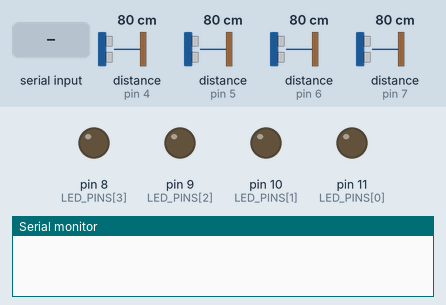
This sketch was run on a simulated Arduino Uno, built with avr-gcc and run on an emulated ATmega328P. On the bench: output pins drawn as LEDs (lit = HIGH), the last lines printed to the serial monitor. Wiring (inferred from the names in the program): 4 × ultrasonic range finder: trigger pin 4, echo pin 4 / trigger pin 5, echo pin 5 / trigger pin 6, echo pin 6 / trigger pin 7, echo pin 7. The inputs (shaded band) are chosen by the test bench; at power-on: distance to the obstacle (sensors on pin 5, pin 4, pin 6, pin 7) 80 cm. The echo pulse lasts 58.3 µs per cm; random numbers use the default seed unless the sketch sets one.

Above: at 1.2 s.
1.3 s: distance to the obstacle (sensor on pin 5) set to 2 cm
3.6 s: "1\n" received over Serial
6.6 s: "0\n" received over Serial
At 8.77 s:
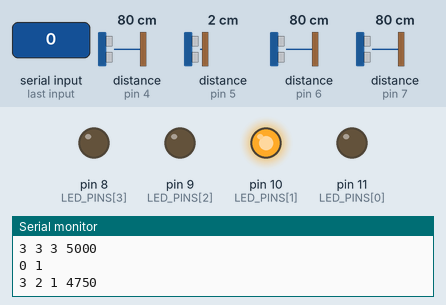
9.6 s: "2\n" received over Serial
Timing chart, 0 to 12.1 s (numbered marks = the images above; inputs shaded):
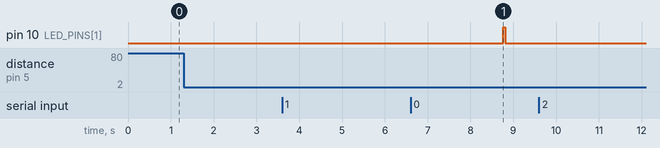

Measured:
- after the input at 6.6 s, pin 10 (LED_PINS[1]): LOW → HIGH after 2.2 s, → LOW 0.04 s later

The sketch:

protect-the-researchers.ino
```cpp
// --------------- Error codes ---------------

static const int UNKNOWN_PACKET_ID = 0;
static const int INVALID_GAME_STATE = 1;
static const int INVALID_ROUND_STATE = 2;
static const int DEBUG_MODE = 3;
static const int PLACEHOLDER = 4;

// ---------- Protocol handling primitives ------------

// Counts the number of space-separate arguments in the given string
static int get_argc(String input) {
    int cnt = 1; // Count the last arg first
    for (char c : input) {
        if (c == ' ') {
            cnt++;
        }
    }

    return cnt;
}

// Fills the given (empty!) array with each space-separated
// argument from the input string
// argc obtained from get_argc(...), of course
static void parse_args(String args[], String input, int argc) {
    String tmp_str = "";
    for (int i = 0, idx = 0; i < argc; i++) {
        for (; idx < input.length(); idx++) {
            char c = input[idx];
            if (c != ' ') {
                tmp_str.concat(input[idx]);
            } else {
                break;
            }
        }

        args[i] = tmp_str;
        tmp_str = "";
        idx++;
    }
}

// Fill components array, which contains only the message contents
// (not the ID, which prefixes the message as a sort of header)
static void populate_components(String components[], String args[], int argc) {
    for (int cmp_idx = 0, arg_idx = 1; arg_idx < argc; cmp_idx++, arg_idx++) {
        components[cmp_idx] = args[arg_idx];
    }
}

// ---------- Packet egress wrappers ----------

static const String TRUE_STR = "true";
static const String FALSE_STR = "false";

// Converts a boolean into a "true" or "false" string
static String bool_to_str(bool b) {
    return b ? TRUE_STR : FALSE_STR;
}

// Convert a "true" or "false" string to bool
static bool str_to_bool(String str) {
    return str == TRUE_STR;
}

// Sends a message indicating that an error as occurred
// using the given arbitrary error code to help debugging
static void send_error_packet(int ec) {
    String ec_str = String(ec);
    Serial.println("1 " + ec_str);
}

// Sends an input status message, which tells the app
// what input was received (or not received)
static void send_input_status(int in_status) {
    String in_status_str = String(in_status);
    Serial.println("0 " + in_status_str);
}

// Indicate to the app that the game state has changed to
// switch screens to the correct game mode
static void send_start_game(int game_mode) {
    String game_mode_str = String(game_mode);
    Serial.println("2 " + game_mode_str);
}

// Indicates to the app that a new round for a single
// input has started
static void send_start_round(int lives_remaining, int shape, long round_duration_millis) {
    String lives_remaining_str = String(lives_remaining);
    String shape_str = String(shape);
    String duration_str = String(round_duration_millis);
    Serial.println("3 " + lives_remaining_str + " " + shape_str + " " + round_duration_millis);
}

// Indicates that a new threat (set of rounds) has started
// for a string of inputs
static void send_start_threat() {
    Serial.println("4");
}

// Indicates that the game has ended given whether or not
// the player on this Arduino has won
static void send_end_game(bool win) {
    String win_str = bool_to_str(win);
    Serial.println("5 " + win_str);
}

// Indicates that the game should be reset and the game
// state stored by the app should be cleared
static void send_game_reset() {
    Serial.println("6");
}

// ------------ Packet handling --------------

// Handles notification to set this arduino as the "computer"
// player and therefore this arduino will produce output
// rather than listening for it
static void handle_cpu_notif();

// Handles the notification that the other player has "caught
// up" to this arduino and the next threat can be presented
static void handle_threat_proceed();

// Handles the game being ended by the other player
static void handle_game_end(String components[]);

// Performs high-level processing (i.e. deciding what the
// game should do as a result of receiving the message)
static void handle_msg(int id, String components[]) {
    switch (id) {
        case 0:
            handle_cpu_notif();
            break;
        case 1:
            handle_threat_proceed();
            break;
        case 2:
            handle_game_end(components);
            break;
        default:
            send_error_packet(UNKNOWN_PACKET_ID);
    }
}

// Reads raw serial input and then decodes messages
// coming from the app and then passes it off to handle_msg(...)
static void ingest_packets() {
    while (Serial.available() > 0) {
        String input = Serial.readStringUntil('\n');
        int argc = get_argc(input);

        String args[argc];
        parse_args(args, input, argc);

        int packet_id = args[0].toInt();
        String components[argc - 1];
        populate_components(components, args, argc);

        handle_msg(packet_id, components);
    }
}

// --------------- Sonar handling -----------------

// 3000 usec timeout, ultrasound stops working too well sometime around 2500 usec
static const int PULSE_MAX_WAIT_USEC = 1000;
static const int SONAR_SAMPLE_SIZE = 20;

// Sends a ping and measures the RTT for the ping
// to reach the distance sensor
// Based on: https://dronebotworkshop.com/hc-sr04-ultrasonic-distance-sensor-arduino/
static float sonar_rtt(int pin) {
    pinMode(pin, OUTPUT);
    digitalWrite(pin, LOW);
    delayMicroseconds(2);
    digitalWrite(pin, HIGH);
    delayMicroseconds(10);
    digitalWrite(pin, LOW);

    pinMode(pin, INPUT);
    return pulseIn(pin, HIGH, PULSE_MAX_WAIT_USEC);
}

// Samples the "default" distance measured by the ultrasonic
// sensors and fills the given mean and stdev arrays with the
// data
static void sonar_rtt_sample(int pin, double *mean, double *stdev) {
    float sample_data[SONAR_SAMPLE_SIZE];
    for (int i = 0; i < SONAR_SAMPLE_SIZE; i++) {
        float rtt = sonar_rtt(pin);
        *mean += rtt;
        sample_data[i] = rtt;

        // Something to do with pulse rtt from the last round
        // interfering with the measurement sometimes
        delay(1);
    }
    *mean /= SONAR_SAMPLE_SIZE;

    for (float rtt : sample_data) {
        *stdev += (rtt - *mean) * (rtt - *mean);
    }
    *stdev = sqrt(*stdev / (SONAR_SAMPLE_SIZE - 1));
}

// --------------- Protocol constants ----------------

static const int PLAYER_LEFT = 0;
static const int PLAYER_RIGHT = 1;

static const int SHAPE_SQUARE = 0;
static const int SHAPE_STAR = 1;
static const int SHAPE_TRIANGLE = 2;
static const int SHAPE_HEXAGON = 3;

static const bool SINGLE_PLAYER = true;
static const bool MULTI_PLAYER = false;

static const int IN_STATUS_CORRECT = 0;
static const int IN_STATUS_INCORRECT = 1;
static const int IN_STATUS_TIME_OUT = 2;

static const bool END_GAME_WIN = true;
static const bool END_GAME_LOSE = false;

// ---------------- Arduino program -------------------

static const long BAUD = 2000000;
static const bool DEBUG = false;

static const int SINGLE_PLAYER_BTN_PIN = 12;
static const int SLOT_COUNT = 4;
const int SONAR_PINS[] = { 7, 6, 5, 4 };
const int SHAPE_IDX_MAP[] = { SHAPE_SQUARE, SHAPE_STAR, SHAPE_TRIANGLE, SHAPE_HEXAGON };
const int LED_PINS[] = { 11, 10, 9, 8 };
static const double STDEV_MUL = 5;
static const float DELTA_THRESH = 100;

static const int GAME_STATE_AWAIT_START = -1;
static const int GAME_STATE_START = 0;
static const int GAME_STATE_RUNNING = 1;
static const int GAME_STATE_END = 2;

static const int TOTAL_THREATS = 3;
static const int INITIAL_ROUNDS_REQ = 5;
static const int INITIAL_LIVES = 3;

static const int ROUND_STATE_START = 0;
static const int ROUND_STATE_RUNNING = 1;
static const int ROUND_STATE_END = 2;
static const int ROUND_STATE_EXIT = 3;

static const long INITIAL_ROUND_LIMIT_MS = 5000;
static const long ROUND_LIMIT_DECR_MS = 250;
static const long ROUND_INTERIM_PAUSE_MS = 2000;

static const int END_STATE_PROCEED = 0;
static const int END_STATE_WIN = 1;
static const int END_STATE_LOSE = 2;
static const int END_STATE_NOTIFIED = 3;

static const long INPUT_CHANCE_NUM = 1;
static const long INPUT_CHANCE_DEN = 30000;
static const long INPUT_CORRECT_NUM = 50;
static const long INPUT_CORRECT_DEN = 100;

double sonar_rtt_means[SLOT_COUNT] = {};
double sonar_rtt_stdev[SLOT_COUNT] = {}; // Unused, this turns out to be really unreliable

bool is_cpu = false;
bool is_threat_waiting = false;

bool is_credits = false;
int game_state = GAME_STATE_AWAIT_START;
int end_state = END_STATE_PROCEED;

int threat_num = 0;
int rounds_req = INITIAL_ROUNDS_REQ;
int rounds_complete = INITIAL_ROUNDS_REQ;

int round_state = ROUND_STATE_START;
int expected_shape;
unsigned long round_begin_ms;
static void start_timer() { round_begin_ms = millis(); }
unsigned long cur_round_limit_ms = INITIAL_ROUND_LIMIT_MS;

int lives_remaining = INITIAL_LIVES;

void setup() {
    Serial.begin(BAUD);

    pinMode(SINGLE_PLAYER_BTN_PIN, INPUT);

    for (int i = 0; i < SLOT_COUNT; i++) {
        pinMode(LED_PINS[i], OUTPUT);
        digitalWrite(LED_PINS[i], LOW);
    }

    // Let console know we're in debug mode, just in case
    if (DEBUG) {
        send_error_packet(DEBUG_MODE);
    }
}

// Packet handling function definitions

static void handle_cpu_notif() {
    is_cpu = true;

    // The other arduino has started the game, enter
    // start game mode
    start_timer();
    game_state = GAME_STATE_START;
}

static void handle_threat_proceed() {
    start_timer();
    is_threat_waiting = false;
}

static void handle_game_end(String components[]) {
    end_state = END_STATE_NOTIFIED;

    start_timer();
    round_state = ROUND_STATE_EXIT;
}

// This looks a little unwieldy but trust me this is a lot easier to maintain
// once you get the hang of it

// The game is a state machine, this allows the Arduino to be responsive to
// any messages being sent to it from the app (at the time of writing, nothing
// is being sent actually, so this might not even be useful in the future).
// The key is to reduce the latency and prevent using delay*() which will stall
// the Arduino and prevent it from doing ANYTHING - things such as checking with
// the sensors will be put on hold, so things can be missed here.

// The game state goes basically from pre_start -> start -> run -> end.
// With minimal use of objects, a state machine allows the code to be pretty darn
// clean and allows for a very basic level of separation of responsibility. It
// is easy to understand the lifecycle and to do control flow using a state machine.
// On top of that, it allows me to make changes to each stage independent to other
// stages, thereby making it extremely flexible and easy to change as we are still
// prototyping and figuring out what features to and not to implement at the time
// of writing this.

// The run phase is a state machine inside the state machine. While the game is in
// the run phase, it will handle rounds in exactly the same way with a start round ->
// run round -> and end round. Again, this allows for the greatest level of
// responsiveness and utilization of the loop function without having to rely on
// the hardware to keep time.

int await_start_game_func() {
    for (int i = 0; i < SLOT_COUNT; i++) {
        int pin = SONAR_PINS[i];
        int rtt = sonar_rtt(pin);
        if (rtt > 0) {
            int shape = SHAPE_IDX_MAP[i];
            if (shape == SHAPE_TRIANGLE) {
                if (is_credits) {
                    delay(250);
                    is_credits = false;
                    send_start_game(2);
                } else {
                    send_start_game(0);
                    return GAME_STATE_START;
                }
            } else if (shape == SHAPE_SQUARE) {
                if (!is_credits) {
                    send_start_game(1);
                    return GAME_STATE_START;
                }
            } else if (shape == SHAPE_STAR) {
                if (!is_credits) {
                    is_credits = true;
                    send_start_game(2);
                }
            }
        }
    }

    return GAME_STATE_AWAIT_START;
}

int start_game_func() {
    // Allow the start game screen to linger some before
    // actually beginning any logic
    long cur_ms = millis();
    long elapsed_ms = cur_ms - round_begin_ms;
    if (elapsed_ms < ROUND_INTERIM_PAUSE_MS) {
        return GAME_STATE_START;
    }

    round_state = ROUND_STATE_START;

    // Resample the unobstructed ultrasound at the beginning
    // of the game, just in case
    for (int i = 0; i < SLOT_COUNT; i++) {
        sonar_rtt_sample(SONAR_PINS[i],
                sonar_rtt_means + i,
                sonar_rtt_stdev + i);
        sonar_rtt_stdev[i] *= STDEV_MUL;
    }

    return GAME_STATE_RUNNING;
}

int start_round_func() {
    // The number of rounds to end the threat has elapsed
    // with the player entering everything in correctly
    if (rounds_complete == rounds_req) {
        // Start a timer
        start_timer();

        // If this is the last threat, end the game;
        // the player has won
        if (threat_num == TOTAL_THREATS) {
            // Notify the app
            send_end_game(END_GAME_WIN);
            end_state = END_STATE_WIN;

            return ROUND_STATE_END;
        }

        // Notify the app that a new threat has started
        // and advance the game state accordingly
        send_start_threat();
        threat_num++;
        rounds_complete = 0;
        is_threat_waiting = true;
    }

    // Don't allow the round to start if the threat has
    // not been passed by the prior player
    if (is_threat_waiting) {
        return ROUND_STATE_START;
    }

    // Wait for the player to see the screen using the
    // threat completion timer; otherwise we'll be
    // using the timer from the previous round which
    // will proceed past the if statement
    long cur_ms = millis();
    long elapsed_ms = cur_ms - round_begin_ms;
    if (elapsed_ms < ROUND_INTERIM_PAUSE_MS) {
        return ROUND_STATE_START;
    }

    // A new round has started, increment the
    // number of passed rounds counter
    rounds_complete++;

    // Start the timer for the current round
    start_timer();

    if (DEBUG) {
        expected_shape = SHAPE_SQUARE;
    } else {
        // Randomize the expected shape
        // The shape values use the protocol 0-3, so
        // simply limit to 4 here
        expected_shape = random(4);
    }

    // Light up the right LED
    for (int i = 0; i < SLOT_COUNT; i++) {
        if (SHAPE_IDX_MAP[i] == expected_shape) {
            digitalWrite(LED_PINS[i], HIGH);
        }
    }

    // Let the app know a new round has started
    // TODO: Reduce round duration
    send_start_round(lives_remaining, expected_shape, cur_round_limit_ms);
    cur_round_limit_ms -= ROUND_LIMIT_DECR_MS;

    return ROUND_STATE_RUNNING;
}

int get_input_status() {
    if (is_cpu) {
        bool provide_input = random(INPUT_CHANCE_DEN) < INPUT_CHANCE_NUM;
        if (provide_input) {
            bool correct = random(INPUT_CORRECT_DEN) < INPUT_CORRECT_NUM;
            if (correct) {
                return IN_STATUS_CORRECT;
            } else {
                return IN_STATUS_INCORRECT;
            }
        } else {
            return IN_STATUS_TIME_OUT; // take as no input given
        }
    } else {
        // Ping every sonar device
        for (int i = 0; i < SLOT_COUNT; i++) {
            int pin = SONAR_PINS[i];
            float rtt = sonar_rtt(pin);

            float delta = sonar_rtt_means[i] - rtt;
            float stdev = sonar_rtt_stdev[i];

            // The sensor reads as 0 if the timeout occurs
            // therefore, if there is anything in front of
            // the sensor, it will return the pulse time
            // which will be a non-zero number
            if (rtt > 0) {
                int mapped_shape = SHAPE_IDX_MAP[i];
                bool correct = mapped_shape == expected_shape;

                if (correct) {
                    return IN_STATUS_CORRECT;
                } else {
                    return IN_STATUS_INCORRECT;
                }
            }
        }

        return IN_STATUS_TIME_OUT;
    }
}

int running_round_func() {
    int input_status = get_input_status();

    if (input_status != IN_STATUS_TIME_OUT) {
        // If correct, let the app know about it
        // Otherwise, decrement the number of lives
        if (input_status == IN_STATUS_CORRECT) {
            send_input_status(input_status);
        } else if (input_status == IN_STATUS_INCORRECT) {
            lives_remaining--;

            // If no lives left, lose the game
            // and then flag the state machine to exit
            if (lives_remaining == 0) {
                // Notify the app
                send_end_game(END_GAME_LOSE);
                end_state = END_STATE_LOSE;
            } else {
                // Otherwise, let the app know the input was incorrect
                send_input_status(input_status);

                // TODO: Reset the threat?
            }
        }

        // Input response must be immediate and start a timer
        // to await the app to show whatever screen comes up next
        // ROUND_STATE_END to handle next action
        start_timer();
        return ROUND_STATE_END;
    }

    // Timeout code, if nothing passed through the sensor, then
    // the prior code would not have terminated early and the
    // timeout will handle the fact that no input was given in
    // every other case
    long cur_ms = millis();
    long elapsed_ms = cur_ms - round_begin_ms;
    if (elapsed_ms >= cur_round_limit_ms) {
        lives_remaining--;

        // If no lives left, lose the game
        // and then flag the state machine to exit
        if (lives_remaining == 0) {
            // Notify the app
            send_end_game(END_GAME_LOSE);
            end_state = END_STATE_LOSE;
        } else {
            // Otherwise the player isn't losing yet
            // update the screen accordingly
            send_input_status(IN_STATUS_TIME_OUT);
        }

        start_timer();
        return ROUND_STATE_END;
    }

    return ROUND_STATE_RUNNING;
}

int end_round_func() {
    // Turn off all LEDs
    for (int i = 0; i < SLOT_COUNT; i++) {
        pinMode(LED_PINS[i], OUTPUT);
        digitalWrite(LED_PINS[i], LOW);
    }

    // Wait for a few seconds to allow players to see anything
    // from the app and prepare for the next round
    long cur_ms = millis();
    long elapsed_ms = cur_ms - round_begin_ms;
    if (elapsed_ms >= ROUND_INTERIM_PAUSE_MS) {
        // Loop back to a new round if we should proceed
        // otherwise, the player has either lost or won
        // the game and the run loop should exit accordingly
        if (end_state == END_STATE_PROCEED) {
            return ROUND_STATE_START;
        } else {
            return ROUND_STATE_EXIT;
        }
    }

    return ROUND_STATE_END;
}

int running_game_func() {
    if (round_state == ROUND_STATE_START) {
        round_state = start_round_func();
    } else if (round_state == ROUND_STATE_RUNNING) {
        round_state = running_round_func();
    } else if (round_state == ROUND_STATE_END) {
        round_state = end_round_func();
    } else if (round_state == ROUND_STATE_EXIT) {
        return GAME_STATE_END;
    } else {
        send_error_packet(INVALID_ROUND_STATE);
        return GAME_STATE_END;
    }

    return GAME_STATE_RUNNING;
}

int end_game_func() {
    if (end_state != END_STATE_NOTIFIED) {
        send_game_reset();
    }

    // Cleanup and reset state for the next game
    is_cpu = false;
    is_threat_waiting = false;

    end_state = END_STATE_PROCEED;

    threat_num = 0;
    rounds_req = INITIAL_ROUNDS_REQ;
    rounds_complete = INITIAL_ROUNDS_REQ;
    round_state = ROUND_STATE_START;

    cur_round_limit_ms = INITIAL_ROUND_LIMIT_MS;
    lives_remaining = INITIAL_LIVES;

    return GAME_STATE_AWAIT_START;
}

void loop() {
    if (game_state == GAME_STATE_AWAIT_START) {
        game_state = await_start_game_func();
    } else if (game_state == GAME_STATE_START) {
        game_state = start_game_func();
    } else if (game_state == GAME_STATE_RUNNING) {
        game_state = running_game_func();
    } else if (game_state == GAME_STATE_END) {
        game_state = end_game_func();
    } else {
        send_error_packet(INVALID_GAME_STATE);
        game_state = GAME_STATE_AWAIT_START;
    }

    ingest_packets();
}
```
